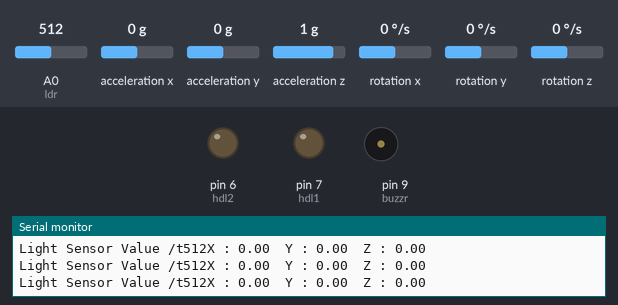
Recording of a sketch running on a simulated Arduino Uno, built with avr-gcc and run on an emulated ATmega328P. Shown: output pins drawn as LEDs (lit = HIGH), buzzer (waves = sounding), the last lines printed to the serial monitor. Inputs (shaded band) come from the test bench; at power-on: acceleration x 0 g, A0 (ldr) = 512, acceleration y 0 g, acceleration z 1 g, rotation x 0 °/s, rotation y 0 °/s, rotation z 0 °/s.

Above: at 3.2 s.
3.3 s: acceleration x set to -0.3 g
4.8 s: acceleration x set to -0.6 g
At 5.14 s:
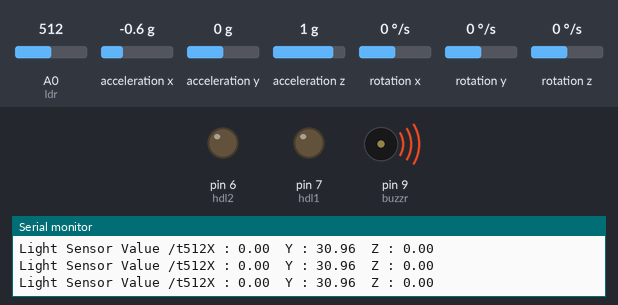
7.8 s: A0 (ldr) set to 414
10.8 s: A0 (ldr) set to 394
At 10.96 s:
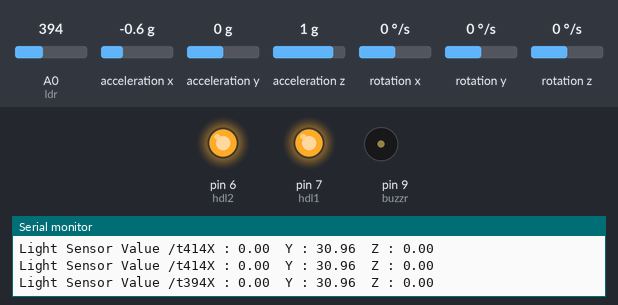
13.8 s: acceleration y set to -0.6 g
16.8 s: acceleration y set to -0.9 g
At 16.98 s:
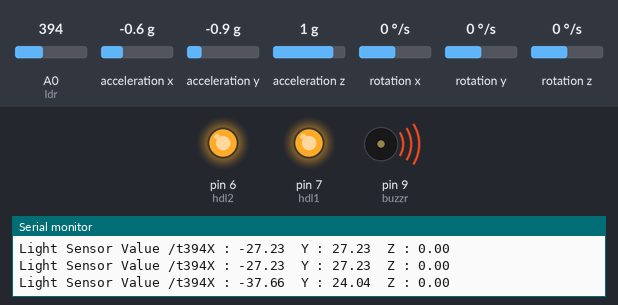
At 17.7 s:
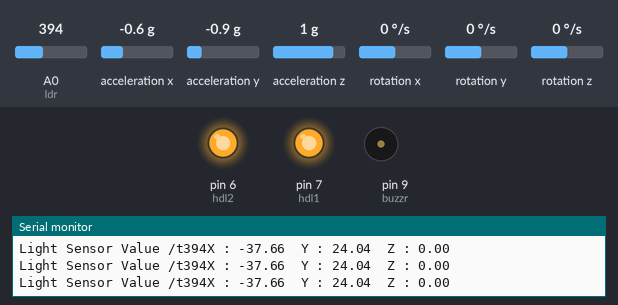
Timing chart, 0 to 19.3 s (numbered marks = the images above; inputs shaded):
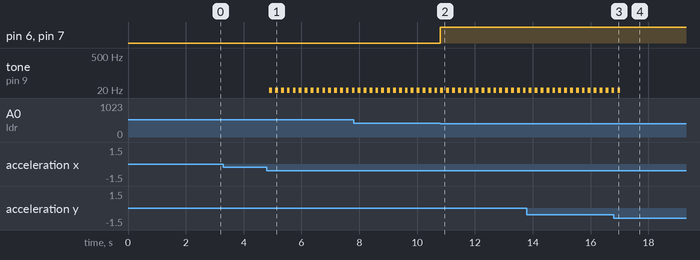

Measured:
- the behaviour switches between -0.4 and -0.5 g on acceleration x (found by bisection; images 0 and 1)
- the behaviour switches between 401 and 400 on A0 (ldr) (found by bisection; images 1 and 2)
- the behaviour switches between -0.7 and -0.8 g on acceleration y (found by bisection; images 2 and 3)
- after the input at 4.8 s, tone on pin 9 (buzzr): alternates 5 Hz for 0.10 s and silent for 0.10 s, starting after 0.09 s
- after the input at 10.8 s, pin 6 (hdl2), pin 7 (hdl1): LOW → HIGH at once
- after the input at 16.8 s, tone on pin 9 (buzzr): goes on until 17.0 s, then stays silent

The sketch:

update.ino
```cpp
 /*Project VulCon
 added gyro
 added ldr
 */


 #include "Wire.h"
 #include <MPU6050_light.h>
 MPU6050 mpu(Wire);
 const int buzzr = 9;
 int tilt;

  int ldr = A0;
  int hdl1 = 7;
  int hdl2 = 6;
  double lux;


 unsigned long timer = 0;
 void setup() {

  pinMode(hdl1, OUTPUT);
  pinMode(hdl2, OUTPUT);
   Serial.begin(9600);
   Wire.begin();
 byte status = mpu.begin();
   Serial.print(F("MPU6050 status: "));
   Serial.println(status);
   while (status != 0) { }
 Serial.println(F("Calculating offsets, do not move MPU6050"));
   delay(1000);
   mpu.calcOffsets();
   Serial.println("Done!\n");


   pinMode(hdl1, OUTPUT);
   pinMode(hdl2, OUTPUT);
 }
 void loop() {
   tilt = mpu.getAngleY();

   mpu.update();
 if ((millis() - timer) > 10) {
     Serial.print("X : ");
     Serial.print(mpu.getAngleX());
     Serial.print("\tY : ");
     Serial.print(mpu.getAngleY());
     Serial.print("\tZ : ");
     Serial.println(mpu.getAngleZ());
     timer = millis();
   }
   if( tilt > 25){
    tone(buzzr, 5);
    delay(100);
    noTone(buzzr);
    delay(100);
  }
    if( tilt < -25){
      tone(buzzr, 5);
      delay(100);
      noTone(buzzr);
      delay(100);
    }

  int data = analogRead(ldr);

  Serial.println("");
  Serial.print("Light Sensor ");
  Serial.print("Value ");
  Serial.print("/t");
  Serial.print(data);

  if (data <= 400) {
  digitalWrite(hdl1, HIGH);
  digitalWrite(hdl2, HIGH);
  } else {
  digitalWrite(hdl1, LOW);
  digitalWrite(hdl2, LOW);
  }


 }
```
